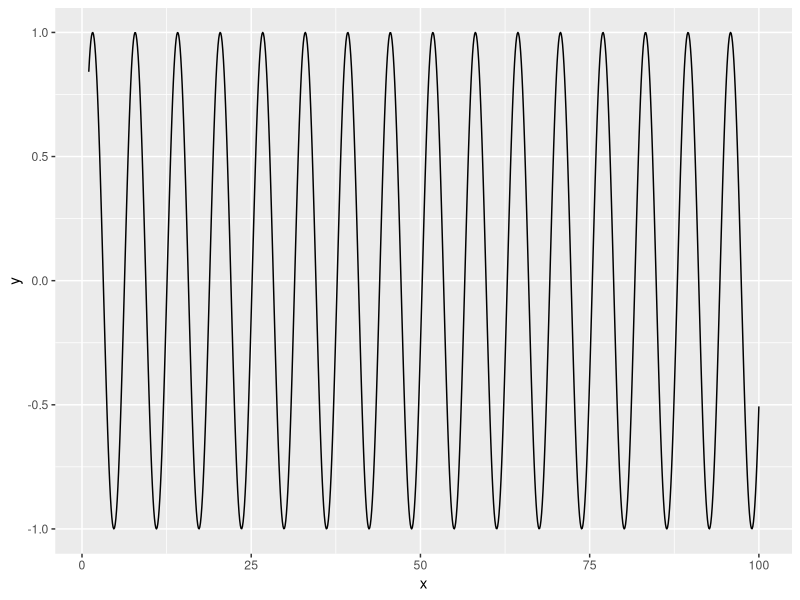
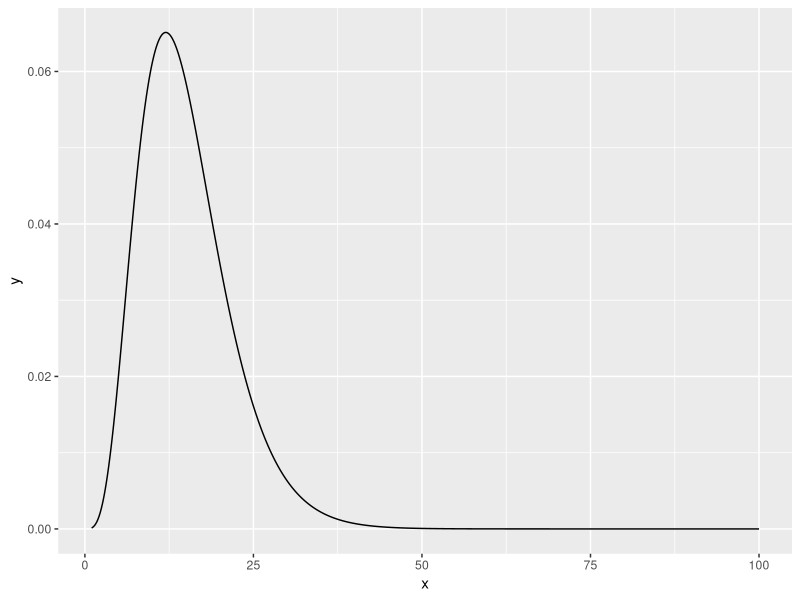
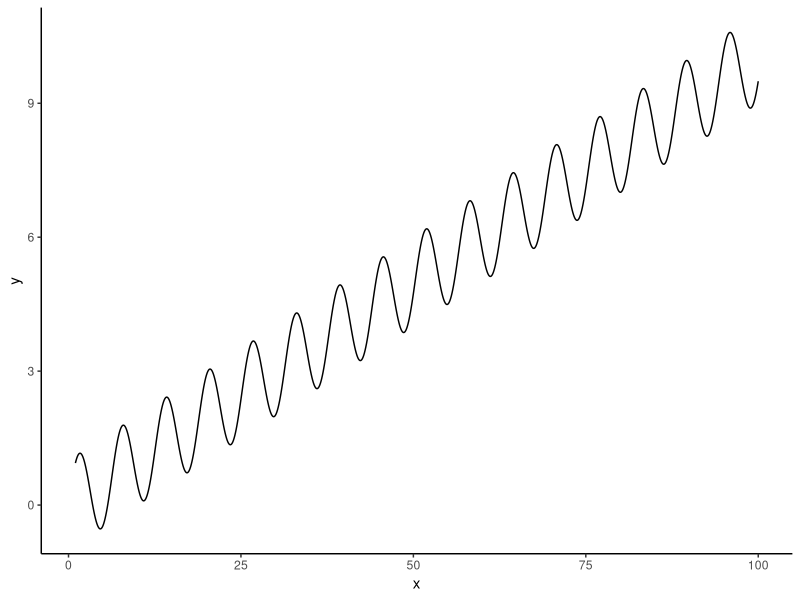
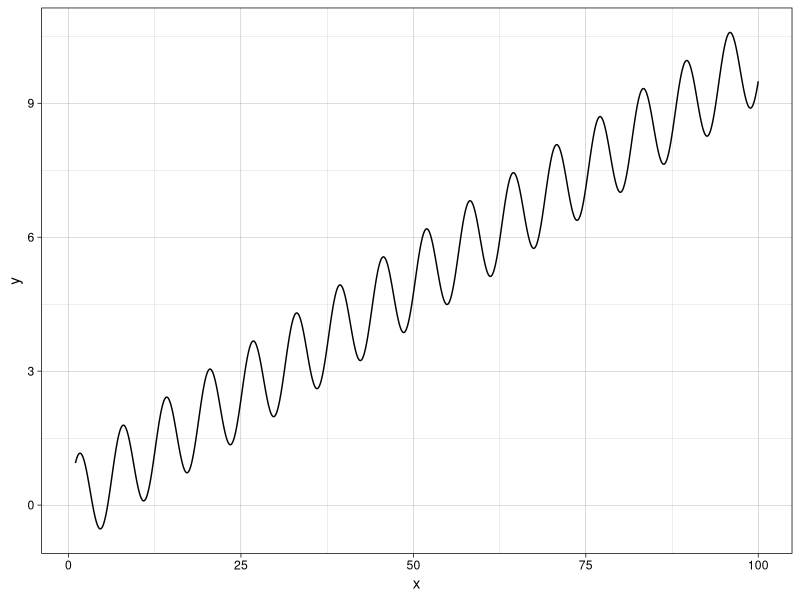
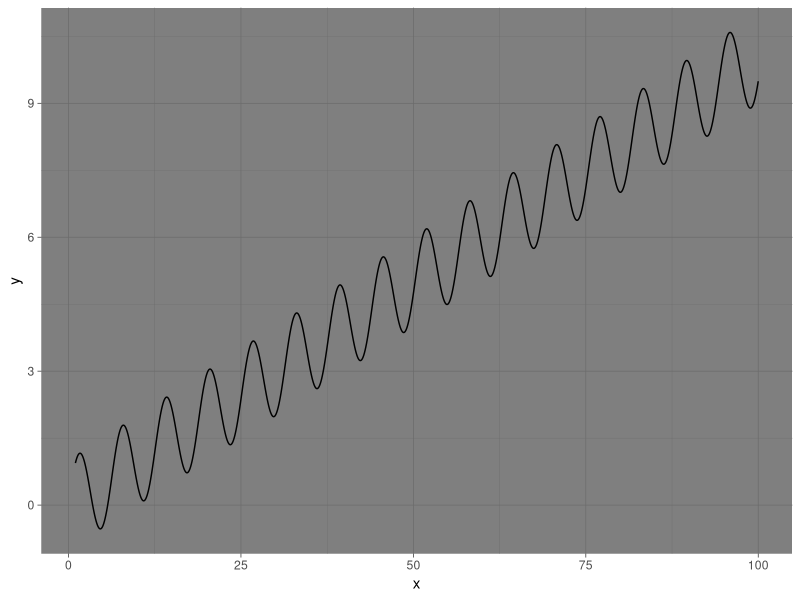
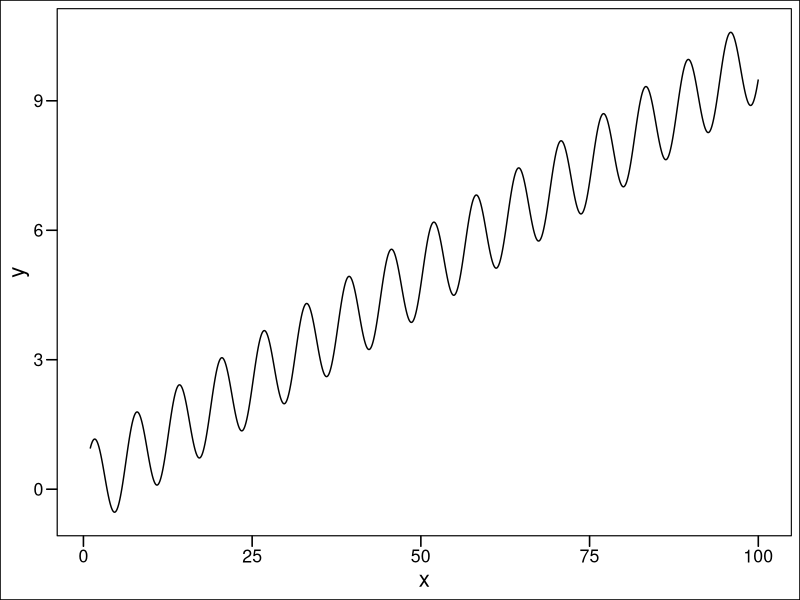
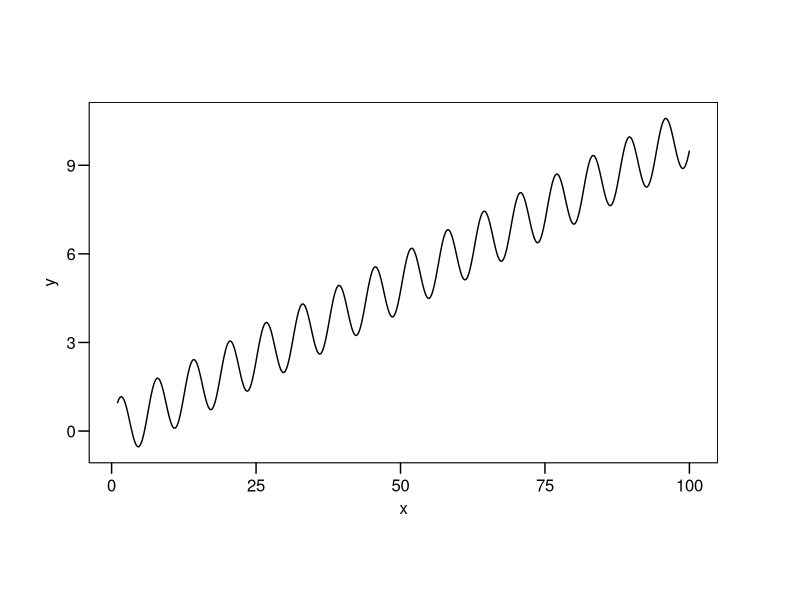
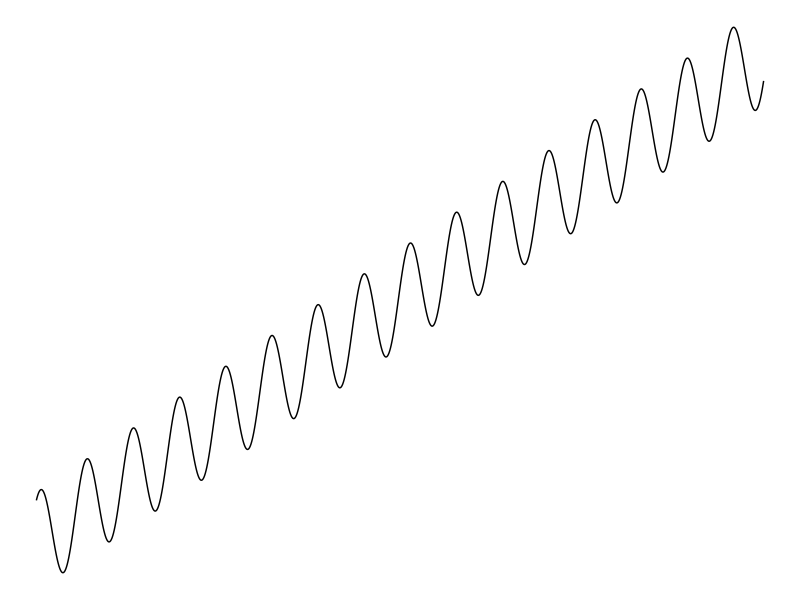

The R source for these figures, in order:
## ggplot graphics

library(ggplot2)
library(patchwork)
install.packages("ggthemes")
library(ggthemes)
# p1<-ggplot(data = DATA) +
#   aes(MAPPINGS)+
#   GEOM_FUNCTION (aes(MAPPINGS),
#                   stat=STAT,
#                   position=POSITION)+
# COORDINATE_FUNCTION +
# FACET_FUNCTION


#functions in ggplot

my_vec<-seq(1,100,by=0.1)
d_frame<-data.frame(x=my_vec,y=sin(my_vec))
ggplot(data = d_frame)+
  aes(x=x,y=y)+
  geom_line()

d_frame<-data.frame(x=my_vec,y=dgamma(my_vec,shape=5,scale=3))
ggplot(data = d_frame)+
  aes(x=x,y=y)+
  geom_line()

#user defined functions
my_fun<-function(x) sin(x) + 0.1*x
d_frame<-data.frame(x=my_vec,y=my_fun(my_vec))

p1 <- ggplot(data = d_frame)+
  aes(x=x,y=y)+
  geom_line()+
  theme_classic()
print(p1)
p1+theme_linedraw()
p1+theme_dark()
p1+theme_base()
p1+theme_par() #matches current par setting in base
p1+theme_void() #only data without labels and axes
p1+theme_solarized()
p1+theme_economist()
p1+theme_gray()#default theme
